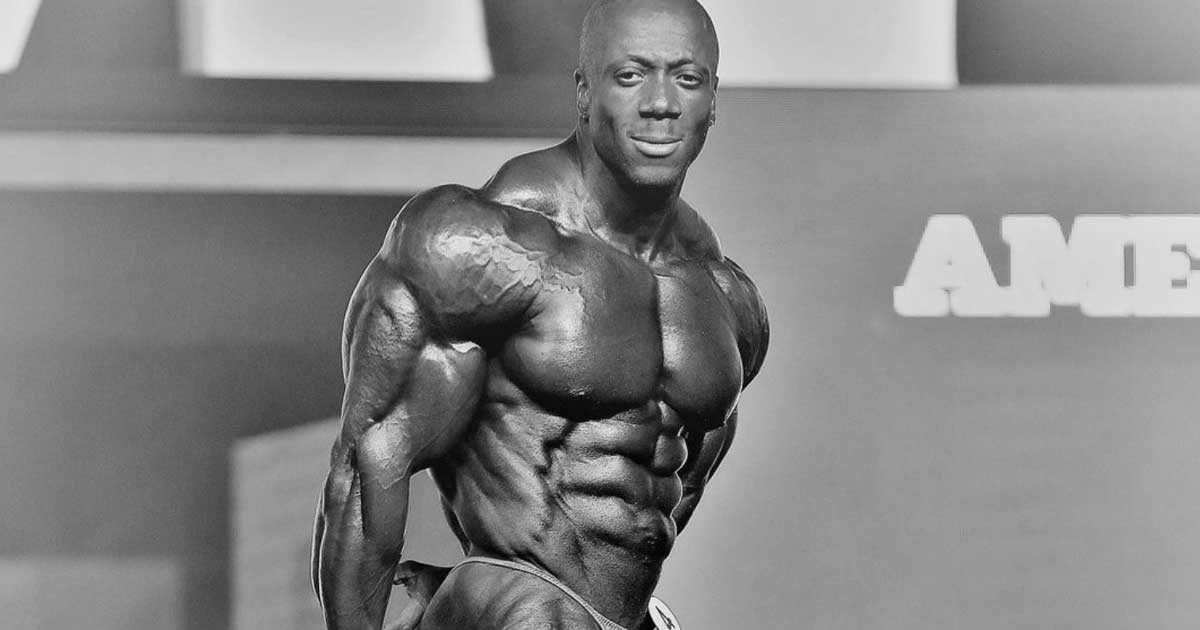
#> input picture DB/Shawn Rhoden/Shawn-Rhoden.png, 1200 x 630 px, found by its file name
$ jupyter execute face_rcgn.ipynb
#> lines starting #> are read from the running program, lines starting #| are printed output that depends on the picture
[cell 1]
# importing all neccessary librarys

import cv2
import os
import numpy as np
import pickle

[cell 2]
# mapping all names into numbers for processing

def name_map(x):
    if x=='brandon curry':
        return 0
    if x=='Dexter Jackson':
        return 1
    if x=='Hadi':
        return 2
    if x=='Jay Cutler':
        return 3
    if x=='Larry Scott':
        return 4
    if x=='Mamdouh Elssbiay':
        return 5
    if x=='Phil Heath':
        return 6
    if x=='Ronnie Coleman':
        return 7
    if x=='Shawn Rhoden':
        return 8

[cell 3]
# Mapping numbers into name for getting name after prediction

def get_name(x):
    if x==0:
        return 'brandon curry'
    if x==1:
        return 'Dexter Jackson'
    if x==2:
        return 'Hadi'
    if x==3:
        return 'Jay Cutler'
    if x==4:
        return 'Larry Scott'
    if x==5:
        return 'Mamdouh Elssbiay'
    if x==6:
        return 'Phil Heath'
    if x==7:
        return 'Ronnie Coleman'
    if x==8:
        return 'Shawn Rhoden'

[cell 4]
# Function for Detecting face


def detect_face(img):
    gray = cv2.cvtColor(img, cv2.COLOR_BGR2GRAY)


    face_cascade = cv2.CascadeClassifier('/home/user/Desktop/face_recognition/haarcascade_frontalface_default.xml')
    faces = face_cascade.detectMultiScale(gray, scaleFactor=1.2, minNeighbors=5)

    if (len(faces) == 0):
        return None, None


    (x, y, w, h) = faces[0]

    return gray[y:y+w, x:x+h], faces[0]

[cell 5]
# Training the data

def prepare_training_data(data_folder_path):

#> called with data_folder_path = '/home/user/Desktop/face_recognition/DB'
    dirs=os.listdir(data_folder_path)

    faces=[] # Detected faces stored as a numerical list
    labels=[] # name of the directorys that we stored images


    for dir_name in dirs:

        label=dir_name


        subject_dir_path=data_folder_path + '/'+ dir_name
        subject_img_names =os.listdir(subject_dir_path)

        for img_name in subject_img_names:
            img_path=subject_dir_path + '/'+img_name

            image=cv2.imread(img_path)
#> image is the input picture: shape (630, 1200, 3); min 0, max 255, mean 133.9

            cv2.imshow('training on image..',image)
            cv2.waitKey(1000)

            #detect face

            face,rect=detect_face(image)
#> in detect_face, `faces = face_cascade.detectMultiScale(gray, scaleFactor=1.2, minNeighb..`: faces = [[588, 19, 141, 141]]
#> in detect_face, `(x, y, w, h) = faces[0]`: x = 588; y = 19; w = 141
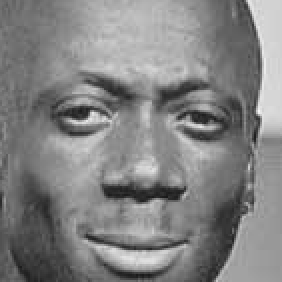
#> face: shape (141, 141) (shown 2 times larger); min 24, max 248, mean 130.4
#> rect = [588, 19, 141, 141]

            if face is not None:

                faces.append(face)
                labels.append(name_map(label))

                print(labels,faces)
#> (printed output is left out)
#> pass 2 of the loop in prepare_training_data, `for dir_name in dirs:`:
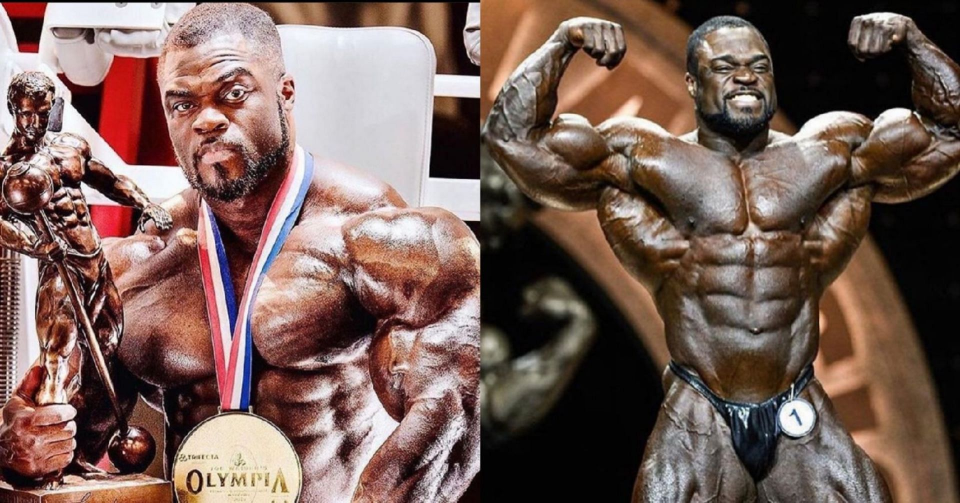
#> input picture DB/brandon curry/02275-16711226824287-1920.jpg, 1920 x 1005 px, found by its file name (shown at 1/2 size)
#> in prepare_training_data, image is the input picture: shape (1005, 1920, 3); mean B, G, R 88.4, 95.9, 120.4
#> in detect_face (call 2), `gray = cv2.cvtColor(img, cv2.COLOR_BGR2GRAY)`:
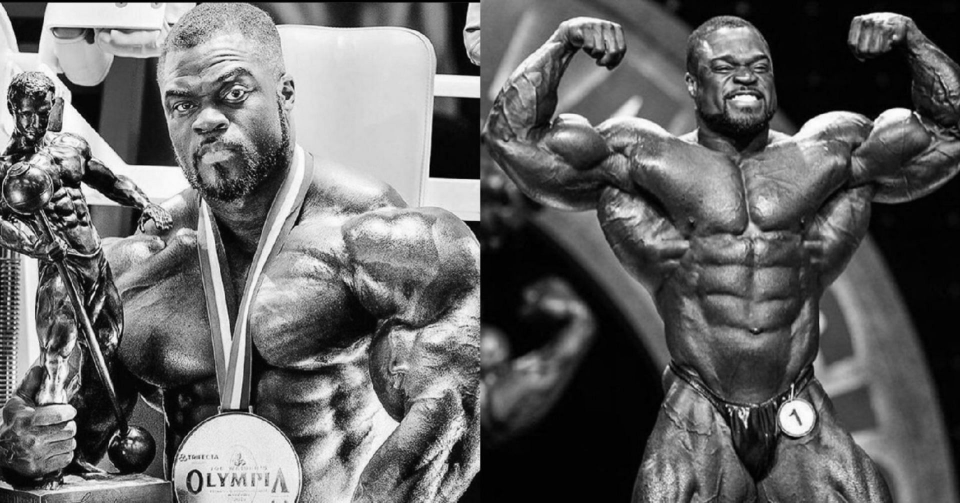
#> gray: shape (1005, 1920) (shown at 1/2 size); min 0, max 255, mean 102.4
#> in detect_face (call 2), `faces = face_cascade.detectMultiScale(gray, scaleFactor=1.2, minNeighb..`: faces = [[1313, 952, 48, 48], [1392, 56, 186, 186]]
#> in detect_face (call 2), `(x, y, w, h) = faces[0]`: x = 1313; y = 952; w = 48
#> in prepare_training_data, `face,rect=detect_face(image)`:
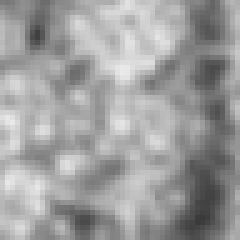
#> face: shape (48, 48) (shown 5 times larger); min 58, max 234, mean 157.8
#> in prepare_training_data, `face,rect=detect_face(image)`: rect = [1313, 952, 48, 48]
#> (printed output is left out)

    cv2.destroyAllWindows()
    cv2.waitKey(1)

    return faces,labels

[cell 6]
print('preparing data..')
faces,labels=prepare_training_data('/home/user/Desktop/face_recognition/DB')
#> faces = 2 items; labels = [8, 0]

print('data prepared.')

[cell 7]
print('total face:',len(faces))
#| total face: 2

[cell 8]
print('total labels :',len(labels))
#| total labels : 2

[cell 9]
face_recognizer=cv2.face.LBPHFaceRecognizer_create()

[cell 10]
face_recognizer.train(faces,np.array(labels))

[cell 11]
def draw_rectangle(img,rect):
    (x,y,w,h)=rect
    cv2.rectangle(img,(x,y),(x+w,y+h),(0,255,0),2)

[cell 12]
def draw_text(img,text,x,y):
    cv2.putText(img,text,(x,y),cv2.FONT_HERSHEY_COMPLEX,1,(0,0,225),2)

[cell 13]
def predict(test_img):
    img=test_img.copy()


    face,rect=detect_face(img)
#> rect = [588, 19, 141, 141]

    label=face_recognizer.predict(face)
#> label = (8, 0)
    label_text=get_name(label[0])
#> label_text = 'Shawn Rhoden'
    s = label_text
#> s = 'Shawn Rhoden'
    print(s)
#| Shawn Rhoden
    draw_rectangle(img,rect)
#> in draw_rectangle, `(x,y,w,h)=rect`: x = 588; y = 19; w = 141

    draw_text(img,label_text,rect[0],rect[1])
#> in draw_text, `cv2.putText(img,text,(x,y),cv2.FONT_HERSHEY_COMPLEX,1,(0,0,225),2)`:
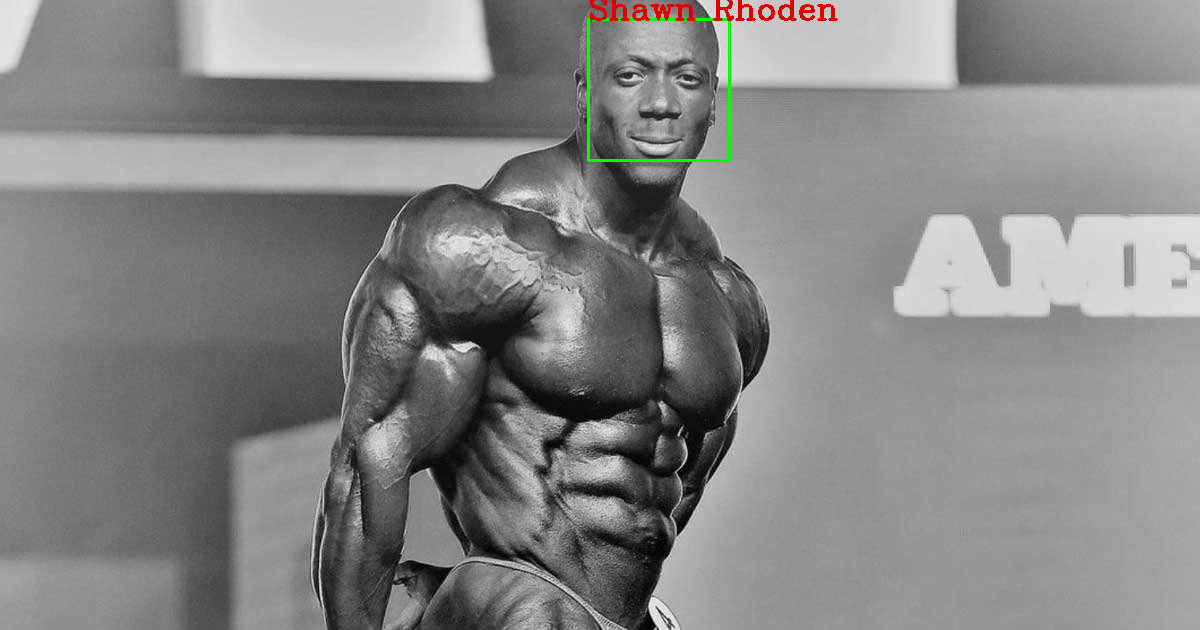
#> img: shape (630, 1200, 3); mean B, G, R 133.2, 133.7, 133.8

    return img

[cell 14]
path = '/home/user/Desktop/face_recognition/DB/Shawn Rhoden/Shawn-Rhoden.png'
test_img1=cv2.imread(path)

[cell 15]
predicted=predict(test_img1)
predicted = cv2.resize(predicted,(500,500))
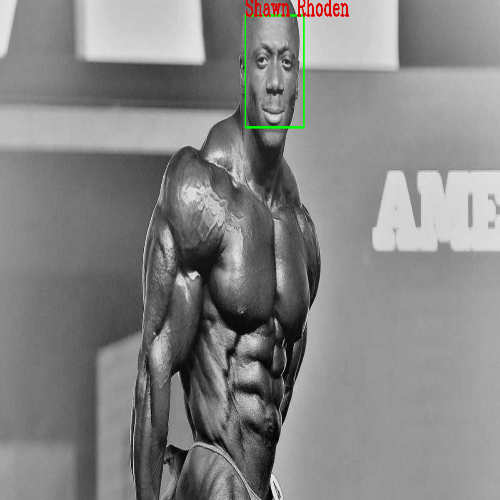
#> predicted: shape (500, 500, 3); mean B, G, R 133, 133.6, 133.7
cv2.imshow('predicted img',predicted)
cv2.waitKey()
cv2.destroyAllWindows()
